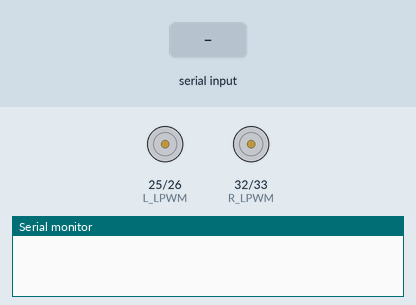
Simulated run of this sketch. Board: ESP32. Parts: motor-driver pin pairs drawn as motors (green arrow = first pin HIGH = forward, orange = second pin HIGH = backward, longer = more drive), the last lines printed to the serial monitor. Inputs (shaded band) come from the test bench. Nothing arrives over Bluetooth unless stated.

Above: at 1.2 s.
1.3 s: "F" received over the second serial link
At 2.5 s:
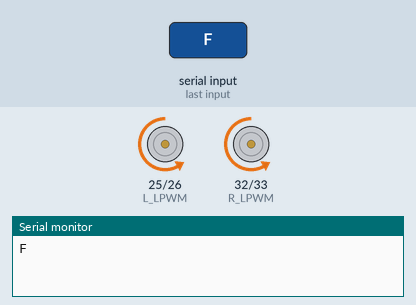
2.8 s: "B" received over the second serial link
At 3.9 s:
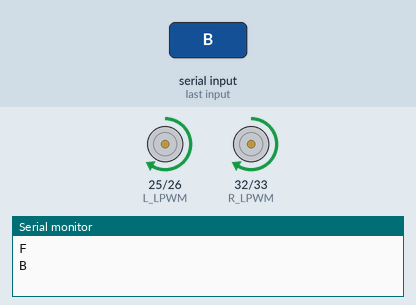
4.3 s: "L" received over the second serial link
At 5.0 s:
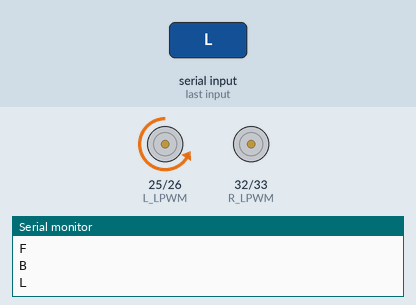
5.8 s: "R" received over the second serial link
At 6.2 s:
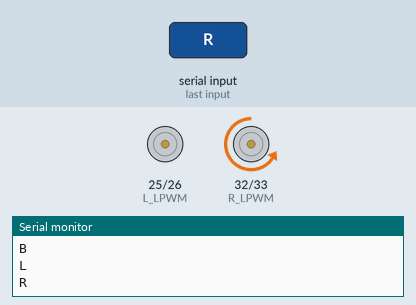
Timing chart, 0 to 8.3 s (numbered marks = the images above; inputs shaded):
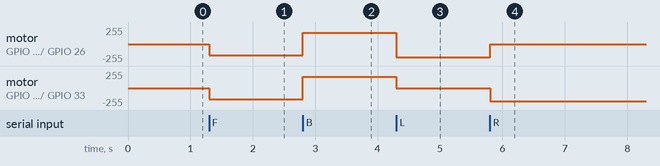

The sketch:

ESP_32_RC_CAR.ino
```cpp
#include "BluetoothSerial.h"
BluetoothSerial SerialBT;

/* ===== Motor A (Left) ===== */
#define L_RPWM 26
#define L_LPWM 25

/* ===== Motor B (Right) ===== */
#define R_RPWM 33
#define R_LPWM 32

/* ===== Speed Settings ===== */
int speedStraight = 170;   // 150–170
int speedTurn     = 200;    // 80–100

void setup() {
  Serial.begin(115200);
  SerialBT.begin("ESP32_RC_CAR");

  // Attach PWM directly to pins (NEW METHOD)
  ledcAttach(L_RPWM, 20000, 8);
  ledcAttach(L_LPWM, 20000, 8);
  ledcAttach(R_RPWM, 20000, 8);
  ledcAttach(R_LPWM, 20000, 8);

  stopCar();
}

/* ===== Movement Functions ===== */
void forward() {
  ledcWrite(L_RPWM, speedStraight);
  ledcWrite(L_LPWM, 0);
  ledcWrite(R_RPWM, speedStraight);
  ledcWrite(R_LPWM, 0);
}

void backward() {
  ledcWrite(L_RPWM, 0);
  ledcWrite(L_LPWM, speedStraight);
  ledcWrite(R_RPWM, 0);
  ledcWrite(R_LPWM, speedStraight);
}

void rightTurn() {
  // Left motor STOP
  ledcWrite(L_RPWM, 0);
  ledcWrite(L_LPWM, 0);

  // Right motor FORWARD
  ledcWrite(R_RPWM, speedTurn);
  ledcWrite(R_LPWM, 0);
}

void leftTurn() {
  // Right motor STOP
  ledcWrite(R_RPWM, 0);
  ledcWrite(R_LPWM, 0);

  // Left motor FORWARD
  ledcWrite(L_RPWM, speedTurn);
  ledcWrite(L_LPWM, 0);
}


void stopCar() {
  ledcWrite(L_RPWM, 0);
  ledcWrite(L_LPWM, 0);
  ledcWrite(R_RPWM, 0);
  ledcWrite(R_LPWM, 0);
}

/* ===== Main Loop ===== */
void loop() {
  if (SerialBT.available()) {
    char cmd = SerialBT.read();
    Serial.println(cmd);

    if      (cmd == 'F') forward();
    else if (cmd == 'B') backward();
    else if (cmd == 'L') leftTurn();
    else if (cmd == 'R') rightTurn();
    else if (cmd == 'S') stopCar();
  }
}
```

Measured:
- after the input at 1.3 s, motor on GPIO 25 (L_LPWM) / GPIO 26 (L_RPWM), motor on GPIO 32 (R_LPWM) / GPIO 33 (R_RPWM): stopped → backward 169/255 at once
- after the input at 2.8 s, motor on GPIO 25 (L_LPWM) / GPIO 26 (L_RPWM), motor on GPIO 32 (R_LPWM) / GPIO 33 (R_RPWM): backward 169/255 → forward 169/255 at once
- after the input at 4.3 s, motor on GPIO 25 (L_LPWM) / GPIO 26 (L_RPWM): forward 169/255 → backward 199/255 at once; motor on GPIO 32 (R_LPWM) / GPIO 33 (R_RPWM): forward 169/255 → stopped at once
- after the input at 5.8 s, motor on GPIO 25 (L_LPWM) / GPIO 26 (L_RPWM): backward 199/255 → stopped at once; motor on GPIO 32 (R_LPWM) / GPIO 33 (R_RPWM): stopped → backward 199/255 at once
